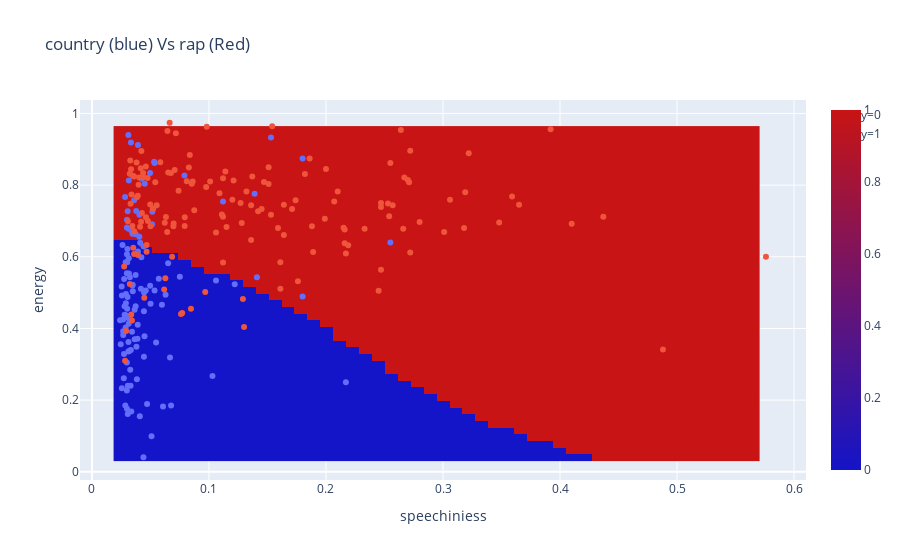

The cell this chart's notebook holds for it:
### Markdown cell above
This notebook demonstrates how to predict a musical gender from the respective "song speechiness" (a spotify attribute) and emotional arousal (energy). 
 * These features are taken from the Spotify API and are stored in the songs_metadata.json file. 
 * The musical genre class is searched against all 5 genre columns in the dataset
 * We have selected to use a simple SVM classifier (no parameter tuning). 
 * The dataset is split into train (50% - 50%) 
 * The overall performance of the classifier is rather low (58%, just 8% better than random guess)
 * Also, the 2D decision boundary is visualize through a simple application of SVM predictions on fixed grid points

### Code cell
import pandas as pd
import numpy as np
from sklearn import svm
import plotly
# GET THE DATA #
metadata = pd.read_json('songs_metadata.json')           # read the song metadata file using pandas
metadata = metadata.dropna()                             # drop columns with NaN values

class_names = ['country', 'rap']

data_1 = metadata[metadata['spotify-genre01'].str.contains(class_names[0], na=False) |
     metadata['spotify-genre02'].str.contains(class_names[0], na=False) |
     metadata['spotify-genre03'].str.contains(class_names[0], na=False) |
     metadata['spotify-genre04'].str.contains(class_names[0], na=False) |
     metadata['spotify-genre05'].str.contains(class_names[0], na=False)]

data_2 = metadata[metadata['spotify-genre01'].str.contains(class_names[1], na=False) |
     metadata['spotify-genre02'].str.contains(class_names[1], na=False) |
     metadata['spotify-genre03'].str.contains(class_names[1], na=False) |
     metadata['spotify-genre04'].str.contains(class_names[1], na=False) |
     metadata['spotify-genre05'].str.contains(class_names[1], na=False)]

print(len(data_1))
print(len(data_2))

X = np.concatenate([np.array([data_1['spotify-speechiness'], data_1['spotify-energy']]).T,
                    np.array([data_2['spotify-speechiness'], data_2['spotify-energy']]).T])
#y = np.concatenate([np.zeros((len(data_1),)),np.ones((len(data_2),))])
y = np.array([class_name_1 for _ in range(len(data_1))] + [class_name_2 for _ in range(len(data_2))])

# TRAIN AND TEST #
# split data 50 - 50 into train and test (there are obviously smarter ways to do that, but we will see that later):
X_train = X[::2, :]
y_train = y[::2]
X_test = X[1::2, :]
y_test = y[1::2]

clf = svm.SVC()                           # initialize the classifier
clf.fit(X_train, y_train)                 # train the classifier
y_pred = clf.predict([[100, 1]])
y_pred = clf.predict(X_test)
print(f'classification accuracy: {100*(np.count_nonzero(y_test==y_pred) / len(y_pred)):.2f}%')

import plotly.graph_objects as go
x_ = np.arange(np.min(X_train[:,0]), np.max(X_train[:,0]), (np.max(X_train[:,0]) - np.min(X_train[:,0])) / 50)
y_ = np.arange(np.min(X_train[:,1]), np.max(X_train[:,1]), (np.max(X_train[:,1]) - np.min(X_train[:,1])) / 50)
Z = np.zeros((len(y_), len(x_)))
for ix, xx in enumerate(x_):
    for iy, yy in enumerate(y_):
        Z[iy, ix] = class_names.index(clf.predict([[xx, yy]]))
print(Z.shape)

# VISUALIZE #
fig = go.Figure(data=[
    go.Scatter(x=X_train[y_train==class_names[0],0], y=X_train[y_train==class_names[0],1], mode='markers', name='y=0',),
    go.Scatter(x=X_train[y_train==class_names[1],0], y=X_train[y_train==class_names[1],1], mode='markers', name='y=1',),
    go.Heatmap(z=Z, y=y_, x=x_, colorscale=[[0.0, 'rgb(20, 20, 200)'], [1.0, 'rgb(200, 20, 20)']])], 
    layout=go.Layout(title=f'{class_names[0]} (blue) Vs {class_names[1]} (Red)', 
                     xaxis=dict(title="speechiniess",), yaxis=dict(title="energy",)))
plotly.offline.iplot(fig)

### Figure 1 — Plotly figure (JSON) as saved in the notebook; plotly's stock layout.template omitted (floating-point values rounded to 4 significant figures; data arrays with more than 128 entries replaced by an {"elided": "..."} marker saying what was removed)
{"data": [{"mode": "markers", "name": "y=0", "type": "scatter", "x": [0.0676, 0.217, 0.0313, 0.0285, 0.0497, 0.0304, 0.139, 0.0342, 0.0629, 0.0301, 0.0316, 0.0598, 0.0279, 0.0261, 0.0449, 0.0535, 0.0516, 0.0373, 0.0425, 0.0405, 0.0501, 0.0391, 0.0288, 0.029, 0.0339, 0.0471, 0.141, 0.0441, 0.0667, 0.0301, 0.0299, 0.0751, 0.0312, 0.0298, 0.0267, 0.029, 0.0288, 0.153, 0.0327, 0.0378, 0.0444, 0.0651, 0.038, 0.0303, 0.0365, 0.0444, 0.0531, 0.0451, 0.0255, 0.0412, 0.0311, 0.0393, 0.18, 0.0315, 0.0497, 0.0524, 0.0336, 0.0272, 0.0374, 0.0274, 0.0246, 0.0384, 0.0535, 0.255, 0.0267, 0.0548, 0.0409, 0.0509, 0.18, 0.0324, 0.112, 0.0373, 0.0306, 0.0305, 0.0256, 0.0345, 0.0422, 0.0349, 0.0298, 0.122, 0.0322, 0.044, 0.033, 0.103, 0.0254, 0.0267, 0.0322, 0.079, 0.0298, 0.0332, 0.0389, 0.0323, 0.0299, 0.0445, 0.0311, 0.0333, 0.0393, 0.0306, 0.0348, 0.024, 0.046, 0.0275, 0.0346, 0.0364, 0.0418, 0.036, 0.0314, 0.0309, 0.0315, 0.0571, 0.0299, 0.0607, 0.0514, 0.106, 0.0294, 0.0299, 0.0283, 0.0405, 0.0279], "y": [0.185, 0.25, 0.678, 0.185, 0.834, 0.488, 0.776, 0.391, 0.494, 0.585, 0.553, 0.466, 0.462, 0.633, 0.378, 0.506, 0.726, 0.549, 0.818, 0.656, 0.469, 0.41, 0.403, 0.47, 0.672, 0.189, 0.543, 0.629, 0.319, 0.455, 0.682, 0.544, 0.362, 0.305, 0.425, 0.496, 0.585, 0.933, 0.285, 0.728, 0.448, 0.582, 0.349, 0.622, 0.37, 0.321, 0.865, 0.804, 0.233, 0.639, 0.94, 0.912, 0.489, 0.813, 0.519, 0.735, 0.168, 0.261, 0.663, 0.329, 0.356, 0.258, 0.862, 0.64, 0.382, 0.361, 0.155, 0.0993, 0.874, 0.543, 0.754, 0.462, 0.161, 0.727, 0.492, 0.52, 0.599, 0.504, 0.227, 0.523, 0.338, 0.0406, 0.24, 0.267, 0.517, 0.392, 0.43, 0.827, 0.554, 0.34, 0.371, 0.424, 0.176, 0.5, 0.336, 0.919, 0.615, 0.24, 0.522, 0.423, 0.506, 0.538, 0.664, 0.452, 0.511, 0.758, 0.413, 0.43, 0.596, 0.539, 0.703, 0.182, 0.691, 0.534, 0.436, 0.607, 0.767, 0.717, 0.438]}, {"mode": "markers", "name": "y=1", "type": "scatter", "x": {"elided": "150 float values"}, "y": {"elided": "150 float values"}}, {"colorscale": [[0, "rgb(20, 20, 200)"], [1, "rgb(200, 20, 20)"]], "type": "heatmap", "x": [0.024, 0.03504, 0.04608, 0.05712, 0.06816, 0.0792, 0.09024, 0.1013, 0.1123, 0.1234, 0.1344, 0.1454, 0.1565, 0.1675, 0.1786, 0.1896, 0.2006, 0.2117, 0.2227, 0.2338, 0.2448, 0.2558, 0.2669, 0.2779, 0.289, 0.3, 0.311, 0.3221, 0.3331, 0.3442, 0.3552, 0.3662, 0.3773, 0.3883, 0.3994, 0.4104, 0.4214, 0.4325, 0.4435, 0.4546, 0.4656, 0.4766, 0.4877, 0.4987, 0.5098, 0.5208, 0.5318, 0.5429, 0.5539, 0.565], "y": [0.0406, 0.05927, 0.07794, 0.0966, 0.1153, 0.1339, 0.1526, 0.1713, 0.1899, 0.2086, 0.2273, 0.2459, 0.2646, 0.2833, 0.302, 0.3206, 0.3393, 0.358, 0.3766, 0.3953, 0.414, 0.4326, 0.4513, 0.47, 0.4886, 0.5073, 0.526, 0.5446, 0.5633, 0.582, 0.6006, 0.6193, 0.638, 0.6566, 0.6753, 0.694, 0.7126, 0.7313, 0.75, 0.7687, 0.7873, 0.806, 0.8247, 0.8433, 0.862, 0.8807, 0.8993, 0.918, 0.9367, 0.9553], "z": {"elided": "50x50 int values"}}], "layout": {"title": {"text": "country (blue) Vs rap (Red)"}, "xaxis": {"title": {"text": "speechiniess"}}, "yaxis": {"title": {"text": "energy"}}}}
